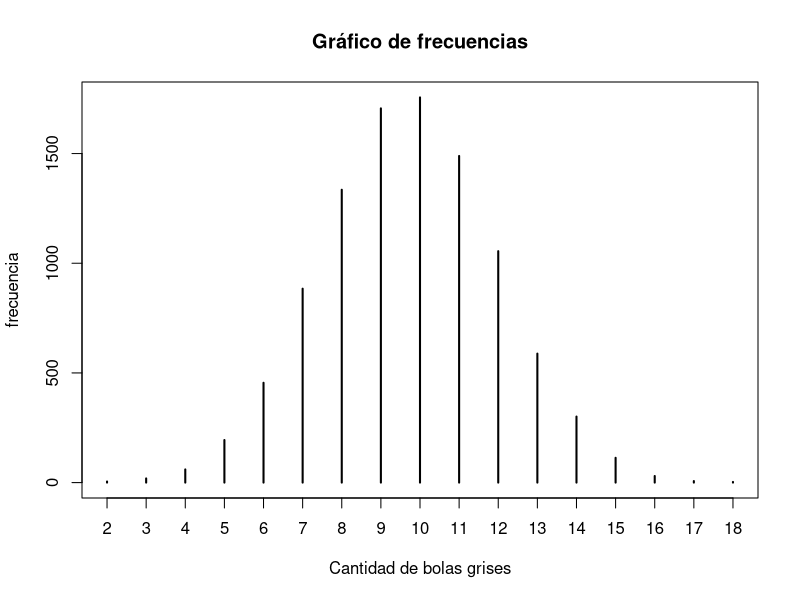
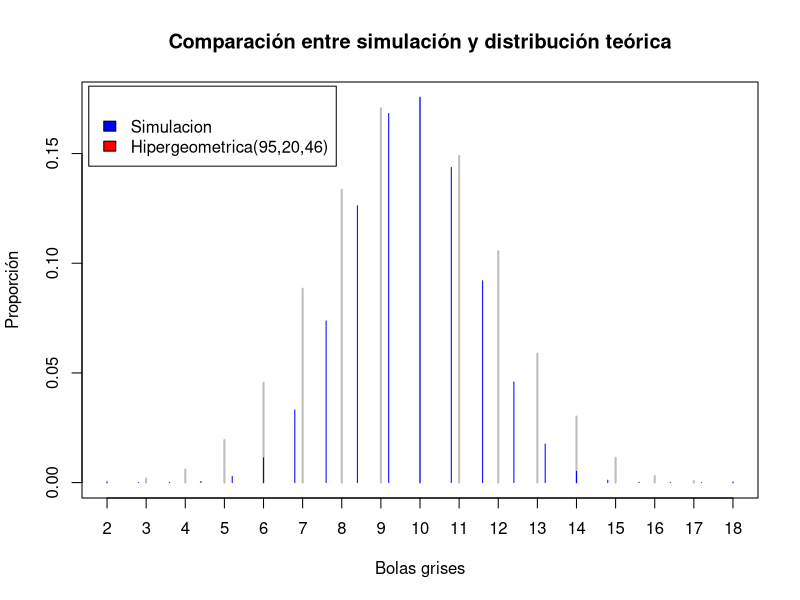

Write R code to recreate these figures, in order.
## ---- chunk 1
knitr::opts_chunk$set(echo = TRUE)
## ---- chunk 2
set.seed(15)

#Valor de bola gris= 1,  bola blanca=0
bolas<-c(rep(1,46),rep(0,49))

#Vector para contar las bolas grises
sample(bolas, 20, replace = F)
muestra = sample(bolas, 20, replace = F)       
sum(muestra)

#Repetir 10^4

BG = c()
for(i in 1:10^4){
  
  b= sum(sample(bolas, 20, replace = T))
  
  BG =c(BG, b)
  
}


#Grafica de frecuencias y comparaciones.

plot(table(BG), xlab = "Cantidad de bolas grises", ylab = "frecuencia", main="Gráfico de frecuencias")

x<-c(0:20)
plot((prop.table(table(BG))),type="h",col="gray", xlab = "", ylab="", main = "Comparación entre simulación y distribución teórica" )
par(new=TRUE)
plot((x+0.1),dhyper(x,46,49,20),type="h", axes= F, col="blue",xlab = "Bolas grises", ylab="Proporción")
legend("topleft", inset=.01, title="",
       c("Simulacion","Hipergeometrica(95,20,46)"), fill=c("blue","red"), horiz=F)
